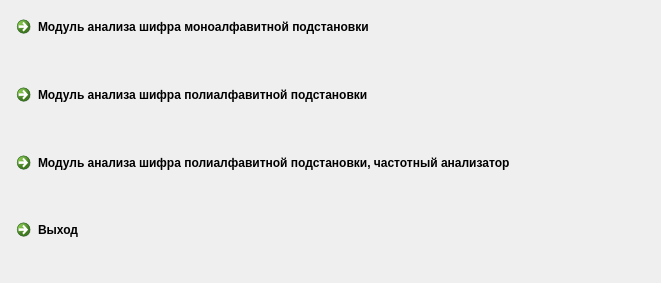
<?xml version="1.0" encoding="UTF-8"?>
<ui version="4.0">
 <class>startwindow2</class>
 <widget class="QMainWindow" name="startwindow2">
  <property name="windowModality">
   <enum>Qt::NonModal</enum>
  </property>
  <property name="geometry">
   <rect>
    <x>0</x>
    <y>0</y>
    <width>661</width>
    <height>283</height>
   </rect>
  </property>
  <property name="minimumSize">
   <size>
    <width>0</width>
    <height>0</height>
   </size>
  </property>
  <property name="maximumSize">
   <size>
    <width>16777215</width>
    <height>16777215</height>
   </size>
  </property>
  <property name="windowTitle">
   <string>Анализаторы шифров</string>
  </property>
  <widget class="QWidget" name="centralwidget">
   <layout class="QVBoxLayout" name="verticalLayout">
    <item>
     <widget class="QCommandLinkButton" name="commandLinkButton">
      <property name="layoutDirection">
       <enum>Qt::LeftToRight</enum>
      </property>
      <property name="autoFillBackground">
       <bool>false</bool>
      </property>
      <property name="text">
       <string>Модуль анализа шифра моноалфавитной подстановки</string>
      </property>
      <property name="icon">
       <iconset resource="rec.qrc">
        <normaloff>:/img/start_from (2).png</normaloff>:/img/start_from (2).png</iconset>
      </property>
      <property name="iconSize">
       <size>
        <width>50</width>
        <height>50</height>
       </size>
      </property>
     </widget>
    </item>
    <item>
     <widget class="QCommandLinkButton" name="commandLinkButton_2">
      <property name="text">
       <string>Модуль анализа шифра полиалфавитной подстановки</string>
      </property>
      <property name="icon">
       <iconset resource="rec.qrc">
        <normaloff>:/img/start_from (2).png</normaloff>:/img/start_from (2).png</iconset>
      </property>
      <property name="iconSize">
       <size>
        <width>50</width>
        <height>50</height>
       </size>
      </property>
     </widget>
    </item>
    <item>
     <widget class="QCommandLinkButton" name="commandLinkButton_3">
      <property name="text">
       <string>Модуль анализа шифра полиалфавитной подстановки, частотный анализатор</string>
      </property>
      <property name="icon">
       <iconset resource="rec.qrc">
        <normaloff>:/img/start_from (2).png</normaloff>:/img/start_from (2).png</iconset>
      </property>
      <property name="iconSize">
       <size>
        <width>50</width>
        <height>50</height>
       </size>
      </property>
     </widget>
    </item>
    <item>
     <widget class="QCommandLinkButton" name="commandLinkButton_4">
      <property name="autoFillBackground">
       <bool>false</bool>
      </property>
      <property name="text">
       <string>Выход</string>
      </property>
      <property name="icon">
       <iconset resource="rec.qrc">
        <normaloff>:/img/start_from (1).png</normaloff>:/img/start_from (1).png</iconset>
      </property>
      <property name="iconSize">
       <size>
        <width>50</width>
        <height>50</height>
       </size>
      </property>
     </widget>
    </item>
   </layout>
  </widget>
 </widget>
 <resources>
  <include location="rec.qrc"/>
 </resources>
 <connections/>
</ui>
